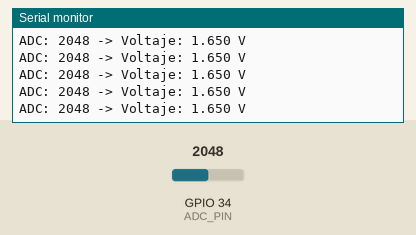
Simulated run of this sketch. Board: ESP32. Shown: the last lines printed to the serial monitor. The test bench sets the inputs (shaded band); at power-on: GPIO 34 (ADC_PIN) = 2048. Nothing arrives over Bluetooth unless stated.

Above: at 2.2 s.
2.3 s: GPIO 34 (ADC_PIN) set to 2866
At 2.31 s:
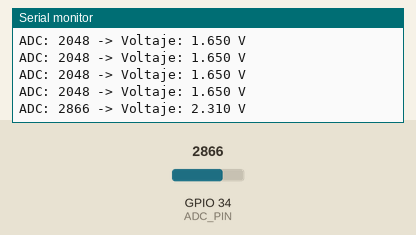
3.8 s: GPIO 34 (ADC_PIN) set to 3603
At 3.82 s:
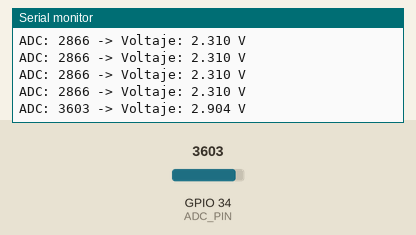
Timing chart, 0 to 6.8 s (numbered marks = the images above; inputs shaded):
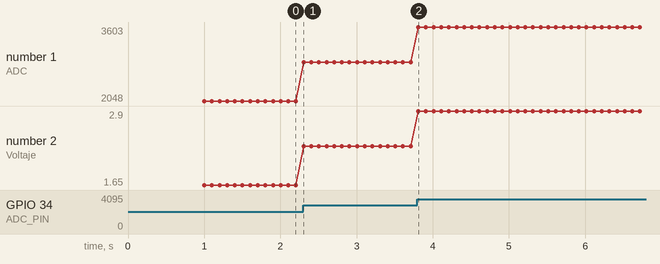

The sketch:

26-03-2025.ino
```cpp
#include <BluetoothSerial.h> // Librería para usar Bluetooth clásico (SPP)

// Instanciamos el objeto Bluetooth
BluetoothSerial SerialBT;

// Pin de entrada analógica (puedes cambiarlo según tu circuito)
const int ADC_PIN = 34;  // GPIO34 es solo entrada, ideal para ADC
const float ADC_RESOLUTION = 4095.0; // Resolución de 12 bits del ADC
const float VOLTAJE_REF = 3.3;       // Tensión de referencia del ESP32

void setup() {
  // Inicializamos la comunicación serie para depuración por USB
  Serial.begin(115200);
  delay(1000); // Espera para estabilizar

  // Inicializamos el Bluetooth con un nombre visible
  SerialBT.begin("ESP32_ADC_BT"); // Este es el nombre que verá la Raspberry Pi
  Serial.println("Bluetooth iniciado. Esperando conexión...");

  // Configuramos el pin ADC (aunque no es obligatorio)
  pinMode(ADC_PIN, INPUT);
}

void loop() {
  // 1. Leer el valor analógico desde el pin
  int adcValue = analogRead(ADC_PIN);

  // 2. Convertir el valor a voltaje (opcional, pero útil para entender la señal)
  float voltage = (adcValue / ADC_RESOLUTION) * VOLTAJE_REF;

  // 3. Aquí podrías aplicar tus filtros o procesamiento
  // TODO: Filtros digitales u otros tratamientos de señal
  float processedSignal = voltage; // Placeholder: ahora solo pasa el valor tal cual

  // 4. Enviar el valor procesado por Bluetooth a la Raspberry Pi
  // Puedes enviarlo como texto o como binario. Aquí va en texto para pruebas:
  SerialBT.println(processedSignal);

  // También lo mostramos por consola serial para depuración
  Serial.print("ADC: ");
  Serial.print(adcValue);
  Serial.print(" -> Voltaje: ");
  Serial.print(voltage, 3);
  Serial.println(" V");

  delay(100); // Frecuencia de muestreo: cada 100ms (~10Hz)
}
```

Measured:
- after the input at 2.3 s, the serial monitor: prints a new line at once (image 1)
- after the input at 3.8 s, the serial monitor: prints a new line at once (image 2)
- plotted number 1: 2048 → 2866 after the input at 2.3 s, 2866 → 3603 after the input at 3.8 s
- plotted number 2: 1.65 → 2.31 after the input at 2.3 s, 2.31 → 2.9 after the input at 3.8 s
